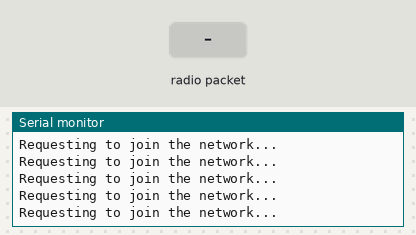
Recording of a sketch running on a simulated Arduino Uno, built with avr-gcc and run on an emulated ATmega328P. Shown: the last lines printed to the serial monitor. Inputs (shaded band) come from the test bench. Random numbers use the default seed unless the sketch sets one; no radio packets arrive unless stated.

Above: at 1.0 s.
1.1 s: radio packet "1" arrives
At 1.13 s:
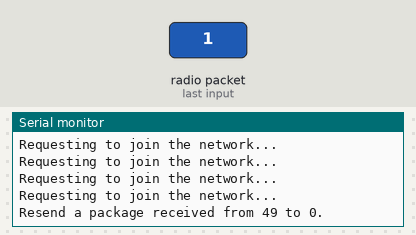
4.1 s: radio packet "0" arrives
At 4.2 s:
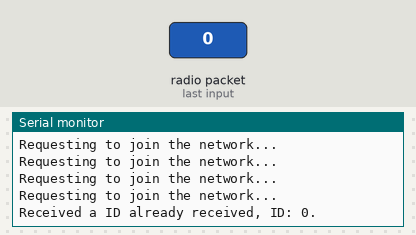

The sketch:

transceiver.ino
```cpp
#include <SPI.h>
#include <nRF24L01.h>
#include <RF24.h>
#include "transceiver_stuff.h"

//Global Variables ----------------------------------------------

//---------------------------------------------------------------


// For printf support
int serial_putc( char c, FILE * )
{
  Serial.write( c );
  return c;
}

void startTimer(){
  TCCR1A = 0;
  TCCR1B = 0;
  OCR1A = 15624;
  TCCR1B |= (1 << WGM12);
  TCCR1B |= (1 << CS10);
  TCCR1B |= (1 << CS12);
  TIMSK1 |= (1 << OCIE1A);
}
/******************** Variables ***********************/
Transceiver t;
volatile unsigned int count;
/******************** SETUP ***********************/
void setup()
{
  Serial.begin(9600);
  fdevopen( &serial_putc, 0 ); // for printf
  t.transceiverBegin();
  startTimer();
  count=0;
  sei();

  printf("\nTransceiver\n\n");

  while ( t.getDynamicAddr() == NEW_ELEMENT_ADDR ) {
    t.joinNetwork();
    delay(100);
    t.recvData();
  }

}

void loop()
{
  t.recvData();
  delay(20);
}

ISR(TIMER1_COMPA_vect)
{
  t.refreshRecentsPackage();
  count++;
  byte payload[PAYLOAD_SIZE];
  for(int i;i<PAYLOAD_SIZE;i++)
    payload[i]=random(0x00,0xFF);
  if(count==60){
    count=0;
    t.setPackage(GATEWAY_ADDR,t.getDynamicAddr(),PAYLOAD_SEND,t.getPackageID(),0,payload,PAYLOAD_SIZE);
    #ifdef debug
    printf("RECEBENDO: ORIGEM: %X DESTINO: %X HOP: %d OPCODE: %X ID: %X CHKSUM: %X PAYLOAD:",receivedData.origem
      ,receivedData.destino
      , receivedData.hop
      , receivedData.opcode
      , receivedData.id
      , receivedData.checksum);
    for(int i;i<PAYLOAD_SIZE;i++)
      printf("%X",receivec.payload[i]);
    printf("\n");
    #endif
    if( !t.sendData()){
      while ( !t.retransmitData() ) {
        delay(500);
        #ifdef debug
        printf("Trying to reach the network, no response yet...\n");
        #endif
      }
    }
  }
}
```

transceiver_stuff.cpp
```cpp
#include <SPI.h>
#include "nRF24L01.h"
#include "RF24_config.h"
#include "RF24.h"
#include "transceiver_stuff.h"

#define debug

void Transceiver::clearPayload(){
  for(int i=0;i<PAYLOAD_SIZE;i++)
    sentData.payload[i] = 0x00;
}

Transceiver::Transceiver(){
  radio = new RF24(9,10);
  gatewayAcess=0;
  myPhysicalAddr[5] = 0x09;
  int i;
  for(i=0;i<5;i++)
    myPhysicalAddr[i] = 0x00;
  myDynamicAddr = NEW_ELEMENT_ADDR;
  myPackageId = 0;
  refreshRecentsPackage();
}

Transceiver::~Transceiver()
{
   delete radio;
}

void Transceiver::setPackage(byte origem,byte destino,byte opcode,byte id,byte hop,byte payload[],byte sizeOfPayload){
  sentData.origem = origem;
  sentData.destino = destino;
  sentData.hop = hop;
  sentData.opcode = opcode;
  sentData.id = id;
  clearPayload();
  for(int i=0;i<sizeOfPayload;i++)
    sentData.payload[i]= payload[i];
  sentData.checksum = 0; //FAZER FUNÇÃO DE CHECKSUM
}

void Transceiver::refreshRecentsPackage(){
  int i;
  for(i=0;i<recentReceivedPackages.sizeOfVector;i++){
    recentReceivedPackages.ID[i]=0;
  }
}

bool Transceiver::checkRecentsPackage(byte ID){
  int i;
  for(i=0;i<recentReceivedPackages.sizeOfVector;i++){
    if(recentReceivedPackages.ID[i] == ID)
      return TRUE;
  }
  return FALSE;
}

void Transceiver::transceiverBegin(){
  radio->begin();
  radio->openReadingPipe(1,pipe);
  radio->startListening();
}

bool Transceiver::sendData()
{
  radio->stopListening();
  radio->openWritingPipe(pipe);

  bool   write_status;
  write_status = radio->write(&sentData, sizeof(MyData));

  myPackageId++;

  radio->openReadingPipe(1,pipe);
  radio->startListening();

  return write_status;
}

bool Transceiver::retransmitData()
{
  radio->stopListening();
  radio->openWritingPipe(pipe);

  bool   write_status;
  write_status = radio->write(&sentData, sizeof(MyData));

  radio->openReadingPipe(1,pipe);
  radio->startListening();

  return write_status;
}

void Transceiver::recvData()
{
  if ( radio->available() ) {

    radio->read(&receivedData, sizeof(MyData));

    opcode_t op = (opcode_t)receivedData.opcode;

    if(!checkRecentsPackage(receivedData.id)){
      addNewRecentPackage(receivedData.id);
      switch( op ) {
        case PAYLOAD_SEND:
          if ( receivedData.destino == myDynamicAddr ) {
            #ifdef debug
            printf("RECEBENDO: ORIGEM: %X DESTINO: %X HOP: %d OPCODE: %X ID: %X CHKSUM: %X PAYLOAD:",receivedData.origem
              , receivedData.destino
              , receivedData.hop
              , receivedData.opcode
              , receivedData.id
              , receivedData.checksum);
            for(int i;i<PAYLOAD_SIZE;i++)
              printf("%X",receivedData.payload[i]);
            printf("\n");
            #endif
          }
          else{
            setPackage(receivedData.destino,receivedData.origem,receivedData.opcode,receivedData.id,receivedData.hop+1,receivedData.payload,PAYLOAD_SIZE);
            printf("Resend a package received from %d to %d.\n",receivedData.origem,receivedData.destino);
            if( !sendData()){
              while ( !retransmitData() ) {
                delay(500);
                #ifdef debug
                printf("Trying to reach the network, no response yet...\n");
                #endif
              }
            }
          }
          break;
        case ADDRESS_REQUEST:
        {
          setPackage(receivedData.destino,receivedData.origem,ADDRESS_REQUEST,myPackageId++,0,receivedData.payload,6);
          if( !sendData()){
              while ( !retransmitData() ) {
                delay(500);
                #ifdef debug
                printf("Trying to reach the network, no response yet...\n");
                #endif
              }
            }
          break;
        }
        case ADDRESS_RESPONSE:
        {
          bool isThisMine = true;
          for ( int i = 0; i < 6; i++ ) {
            if ( receivedData.payload[i] != myPhysicalAddr[i] )
              isThisMine = false;
          }
          if ( isThisMine ) {
            #ifdef debug
            printf("Connecting to the network...\nYour dynamic address is %d.\n", receivedData.payload[6]);
            #endif
            myDynamicAddr = receivedData.payload[6];
          }
          break;
        }
        default:
          #ifdef debug
          printf("Unespecified operation code received.\n");
          #endif
          break;
      }
    }
    else{
      #ifdef debug
      printf("Received a ID already received, ID: %d.\n",receivedData.id);
      #endif
    }
  }
}

void Transceiver::joinNetwork()
{
  radio->stopListening();
  radio->openWritingPipe(pipe);

  setPackage(NEW_ELEMENT_ADDR,GATEWAY_ADDR,ADDRESS_REQUEST,myPackageId++,0,myPhysicalAddr,6);

  #ifdef debug
  printf("Requesting to join the network...\n");
  #endif
  if( !sendData()){
    while ( !retransmitData() ) {
    delay(500);
    #ifdef debug
    printf("Trying to reach the network, no response yet...\n");
    #endif
    }
  }

  radio->openReadingPipe(1,pipe);
  radio->startListening();
}
```

transceiver_stuff.h
```cpp
#ifndef transceiver_stuff
#define transceiver_stuff

#include <nRF24L01.h>
#include <RF24.h>

#define TRUE 1
#define FALSE 0

#define GATEWAY_ADDR      0x00
#define NEW_ELEMENT_ADDR  0xFE
#define BROADCAST         0xFF
#define PAYLOAD_SIZE      24
#define TOTAL_NEIGHBORS   50
#define TOTAL_NUMBER_OF_ELEMENTS 250

const uint64_t pipe = 0xE8E8F0F0E1LL;

using namespace std;

struct MyData {
  byte origem;
  byte destino;
  byte hop;
  byte opcode;
  byte id;
  byte checksum;
  byte payload[24];
};

struct vectorStruct{
  byte sizeOfVector;
  byte ID[TOTAL_NUMBER_OF_ELEMENTS];
};

enum opcode{PAYLOAD_SEND=0x00,ADDRESS_REQUEST,ADDRESS_RESPONSE,MAP_RESPONSE};

typedef struct Arp Arp_t;
typedef struct MyData MyData_t;
typedef struct vectorStruct vectorStruct_t;
typedef enum opcode opcode_t;

// The sizeof this struct should not exceed 32 bytes

class Transceiver{
  public:
    void      setPackage(byte origem,byte destino,byte opcode,byte id,byte hop,byte payload[],byte sizeOfPayload);
    MyData_t  getPackage() { return this->sentData; };
    void      setPackageID(byte id) { this->myPackageId = id; };
    void      incPackageID() { this->myPackageId++; };
    byte      getPackageID() { return this->myPackageId; };
    void      setDynamicAddr(byte addr) { this->myDynamicAddr = addr; };
    byte      getDynamicAddr() { return this->myDynamicAddr; };
    void      setPhysicalAddr(byte *addr);
    byte*     getPhysicalAddr() { return this->myPhysicalAddr; };
    void      addNewRecentPackage(byte ID) {recentReceivedPackages.ID[recentReceivedPackages.sizeOfVector++]=ID; };
    void      refreshRecentsPackage();
    bool      checkRecentsPackage(byte ID);
    Transceiver();
    ~Transceiver();
    void      clearPayload();
    void      transceiverBegin();
    bool      sendData();
    bool      retransmitData();
    void      recvData();
    void      joinNetwork();
  private:
    RF24            *radio;
    MyData_t        sentData;
    MyData_t        receivedData;
    byte            gatewayAcess;
    byte            myPackageId;
    byte            myDynamicAddr;
    byte            myPhysicalAddr[6];
    vectorStruct_t  recentReceivedPackages;
};

#endif
```

Measured:
- after the input at 1.1 s, the serial monitor: prints a new line at once (image 1)
- after the input at 4.1 s, the serial monitor: prints a new line after 0.10 s (image 2)
